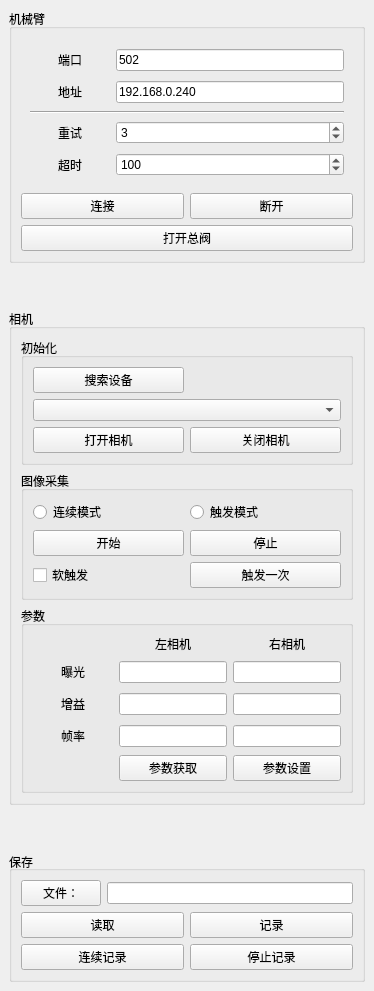
  <widget class="QDockWidget" name="dockWidget_2">
   <property name="sizePolicy">
    <sizepolicy hsizetype="Preferred" vsizetype="Preferred">
     <horstretch>0</horstretch>
     <verstretch>0</verstretch>
    </sizepolicy>
   </property>
   <property name="font">
    <font>
     <pointsize>9</pointsize>
     <weight>50</weight>
     <italic>false</italic>
     <bold>false</bold>
     <underline>false</underline>
     <strikeout>false</strikeout>
     <kerning>true</kerning>
    </font>
   </property>
   <property name="acceptDrops">
    <bool>false</bool>
   </property>
   <property name="windowIcon">
    <iconset resource="res.qrc">
     <normaloff>:/images/设置.png</normaloff>:/images/设置.png</iconset>
   </property>
   <property name="floating">
    <bool>false</bool>
   </property>
   <property name="features">
    <set>QDockWidget::DockWidgetFloatable|QDockWidget::DockWidgetMovable</set>
   </property>
   <property name="windowTitle">
    <string>设置</string>
   </property>
   <attribute name="dockWidgetArea">
    <number>1</number>
   </attribute>
   <widget class="QWidget" name="dockWidgetContents_3">
    <layout class="QGridLayout" name="gridLayout_16">
     <item row="4" column="0">
      <widget class="QGroupBox" name="groupBox_12">
       <property name="title">
        <string>保存</string>
       </property>
       <property name="alignment">
        <set>Qt::AlignLeading|Qt::AlignLeft|Qt::AlignVCenter</set>
       </property>
       <property name="flat">
        <bool>true</bool>
       </property>
       <layout class="QGridLayout" name="gridLayout_5">
        <item row="0" column="0">
         <layout class="QHBoxLayout" name="horizontalLayout_4">
          <item>
           <widget class="QPushButton" name="pushButton_saveDirectory">
            <property name="text">
             <string>文件：</string>
            </property>
            <property name="icon">
             <iconset resource="res.qrc">
              <normaloff>:/images/打开文件夹.png</normaloff>:/images/打开文件夹.png</iconset>
            </property>
            <property name="iconSize">
             <size>
              <width>18</width>
              <height>18</height>
             </size>
            </property>
           </widget>
          </item>
          <item>
           <widget class="QLineEdit" name="lineEdit_fileSaveAddress"/>
          </item>
         </layout>
        </item>
        <item row="1" column="0">
         <layout class="QHBoxLayout" name="horizontalLayout_5">
          <item>
           <widget class="QPushButton" name="pushButton_read">
            <property name="text">
             <string>读取</string>
            </property>
           </widget>
          </item>
          <item>
           <widget class="QPushButton" name="pushButton_saveOnce">
            <property name="text">
             <string>记录</string>
            </property>
           </widget>
          </item>
         </layout>
        </item>
        <item row="2" column="0">
         <layout class="QHBoxLayout" name="horizontalLayout_6">
          <item>
           <widget class="QPushButton" name="pushButton_saveCont">
            <property name="text">
             <string>连续记录</string>
            </property>
           </widget>
          </item>
          <item>
           <widget class="QPushButton" name="pushButton_stopSave">
            <property name="text">
             <string>停止记录</string>
            </property>
           </widget>
          </item>
         </layout>
        </item>
       </layout>
      </widget>
     </item>
     <item row="0" column="0">
      <widget class="QGroupBox" name="settingsBox">
       <property name="sizePolicy">
        <sizepolicy hsizetype="Preferred" vsizetype="Preferred">
         <horstretch>0</horstretch>
         <verstretch>0</verstretch>
        </sizepolicy>
       </property>
       <property name="title">
        <string>机械臂</string>
       </property>
       <property name="alignment">
        <set>Qt::AlignLeading|Qt::AlignLeft|Qt::AlignTop</set>
       </property>
       <property name="flat">
        <bool>true</bool>
       </property>
       <layout class="QGridLayout" name="gridLayout_6">
        <item row="1" column="0">
         <widget class="QPushButton" name="pushButton_connectModbus">
          <property name="text">
           <string>连接</string>
          </property>
          <property name="icon">
           <iconset resource="res.qrc">
            <normaloff>:/images/连接.png</normaloff>:/images/连接.png</iconset>
          </property>
         </widget>
        </item>
        <item row="1" column="1">
         <widget class="QPushButton" name="pushButton_disconnectModbus">
          <property name="text">
           <string>断开</string>
          </property>
          <property name="icon">
           <iconset resource="res.qrc">
            <normaloff>:/images/断开连接.png</normaloff>:/images/断开连接.png</iconset>
          </property>
         </widget>
        </item>
        <item row="0" column="0" colspan="2">
         <widget class="QWidget" name="settingsWidget" native="true">
          <layout class="QGridLayout" name="gridLayout">
           <item row="3" column="1">
            <widget class="QSpinBox" name="retriesSpin">
             <property name="enabled">
              <bool>true</bool>
             </property>
             <property name="sizePolicy">
              <sizepolicy hsizetype="Expanding" vsizetype="Fixed">
               <horstretch>0</horstretch>
               <verstretch>0</verstretch>
              </sizepolicy>
             </property>
             <property name="minimumSize">
              <size>
               <width>0</width>
               <height>0</height>
              </size>
             </property>
             <property name="mouseTracking">
              <bool>false</bool>
             </property>
             <property name="value">
              <number>3</number>
             </property>
            </widget>
           </item>
           <item row="4" column="1">
            <widget class="QSpinBox" name="timeoutSpin">
             <property name="sizePolicy">
              <sizepolicy hsizetype="Expanding" vsizetype="Fixed">
               <horstretch>0</horstretch>
               <verstretch>0</verstretch>
              </sizepolicy>
             </property>
             <property name="minimumSize">
              <size>
               <width>0</width>
               <height>0</height>
              </size>
             </property>
             <property name="minimum">
              <number>50</number>
             </property>
             <property name="maximum">
              <number>100000</number>
             </property>
             <property name="value">
              <number>100</number>
             </property>
            </widget>
           </item>
           <item row="2" column="0" colspan="2">
            <widget class="Line" name="line">
             <property name="minimumSize">
              <size>
               <width>0</width>
               <height>0</height>
              </size>
             </property>
             <property name="orientation">
              <enum>Qt::Horizontal</enum>
             </property>
            </widget>
           </item>
           <item row="1" column="1">
            <widget class="QLineEdit" name="tcpAddressEdit">
             <property name="enabled">
              <bool>true</bool>
             </property>
             <property name="sizePolicy">
              <sizepolicy hsizetype="Expanding" vsizetype="Fixed">
               <horstretch>0</horstretch>
               <verstretch>0</verstretch>
              </sizepolicy>
             </property>
             <property name="minimumSize">
              <size>
               <width>0</width>
               <height>0</height>
              </size>
             </property>
             <property name="text">
              <string>192.168.0.240</string>
             </property>
            </widget>
           </item>
           <item row="0" column="1">
            <widget class="QLineEdit" name="tcpPortEdit">
             <property name="enabled">
              <bool>true</bool>
             </property>
             <property name="sizePolicy">
              <sizepolicy hsizetype="Expanding" vsizetype="Fixed">
               <horstretch>0</horstretch>
               <verstretch>0</verstretch>
              </sizepolicy>
             </property>
             <property name="minimumSize">
              <size>
               <width>0</width>
               <height>0</height>
              </size>
             </property>
             <property name="font">
              <font>
               <pointsize>9</pointsize>
               <weight>50</weight>
               <italic>false</italic>
               <bold>false</bold>
               <underline>false</underline>
               <strikeout>false</strikeout>
               <kerning>true</kerning>
              </font>
             </property>
             <property name="tabletTracking">
              <bool>false</bool>
             </property>
             <property name="text">
              <string>502</string>
             </property>
            </widget>
           </item>
           <item row="0" column="0">
            <widget class="QPushButton" name="pushButton_tcpPort">
             <property name="enabled">
              <bool>true</bool>
             </property>
             <property name="font">
              <font>
               <pointsize>9</pointsize>
               <weight>50</weight>
               <italic>false</italic>
               <bold>false</bold>
               <underline>false</underline>
               <strikeout>false</strikeout>
               <kerning>true</kerning>
              </font>
             </property>
             <property name="text">
              <string>端口</string>
             </property>
             <property name="icon">
              <iconset resource="res.qrc">
               <normaloff>:/images/端口.png</normaloff>:/images/端口.png</iconset>
             </property>
             <property name="autoDefault">
              <bool>false</bool>
             </property>
             <property name="default">
              <bool>false</bool>
             </property>
             <property name="flat">
              <bool>true</bool>
             </property>
            </widget>
           </item>
           <item row="1" column="0">
            <widget class="QPushButton" name="pushButton_tcpAddress">
             <property name="text">
              <string>地址</string>
             </property>
             <property name="icon">
              <iconset resource="res.qrc">
               <normaloff>:/images/IP地址.png</normaloff>:/images/IP地址.png</iconset>
             </property>
             <property name="flat">
              <bool>true</bool>
             </property>
            </widget>
           </item>
           <item row="3" column="0">
            <widget class="QPushButton" name="pushButton_retries">
             <property name="text">
              <string>重试</string>
             </property>
             <property name="icon">
              <iconset resource="res.qrc">
               <normaloff>:/images/重试.png</normaloff>:/images/重试.png</iconset>
             </property>
             <property name="flat">
              <bool>true</bool>
             </property>
            </widget>
           </item>
           <item row="4" column="0">
            <widget class="QPushButton" name="pushButton_timeOut">
             <property name="text">
              <string>超时</string>
             </property>
             <property name="icon">
              <iconset resource="res.qrc">
               <normaloff>:/images/延时.png</normaloff>:/images/延时.png</iconset>
             </property>
             <property name="flat">
              <bool>true</bool>
             </property>
            </widget>
           </item>
          </layout>
         </widget>
        </item>
        <item row="2" column="0" colspan="2">
         <widget class="QPushButton" name="pushButton_masterValve">
          <property name="text">
           <string>打开总阀</string>
          </property>
         </widget>
        </item>
       </layout>
      </widget>
     </item>
     <item row="2" column="0">
      <widget class="QGroupBox" name="groupBox_13">
       <property name="title">
        <string>相机</string>
       </property>
       <property name="flat">
        <bool>true</bool>
       </property>
       <layout class="QGridLayout" name="gridLayout_8">
        <item row="4" column="0">
         <widget class="QGroupBox" name="groupBox_22">
          <property name="title">
           <string>参数</string>
          </property>
          <property name="flat">
           <bool>false</bool>
          </property>
          <layout class="QGridLayout" name="gridLayout_19">
           <item row="2" column="2">
            <widget class="QLineEdit" name="lineEdit_2">
             <property name="alignment">
              <set>Qt::AlignCenter</set>
             </property>
            </widget>
           </item>
           <item row="3" column="2">
            <widget class="QLineEdit" name="lineEdit_3">
             <property name="alignment">
              <set>Qt::AlignCenter</set>
             </property>
            </widget>
           </item>
           <item row="2" column="0">
            <widget class="QPushButton" name="pushButton_cameraGain">
             <property name="text">
              <string>增益</string>
             </property>
             <property name="icon">
              <iconset resource="res.qrc">
               <normaloff>:/images/增益均衡器.png</normaloff>:/images/增益均衡器.png</iconset>
             </property>
             <property name="flat">
              <bool>true</bool>
             </property>
            </widget>
           </item>
           <item row="4" column="2">
            <widget class="QPushButton" name="pushButton_setCameraParameter">
             <property name="text">
              <string>参数设置</string>
             </property>
            </widget>
           </item>
           <item row="2" column="1">
            <widget class="QLineEdit" name="lineEdit_cameraGain">
             <property name="alignment">
              <set>Qt::AlignCenter</set>
             </property>
            </widget>
           </item>
           <item row="1" column="1">
            <widget class="QLineEdit" name="lineEdit_cameraExposure">
             <property name="alignment">
              <set>Qt::AlignCenter</set>
             </property>
            </widget>
           </item>
           <item row="4" column="1">
            <widget class="QPushButton" name="pushButton_getCameraParameter">
             <property name="text">
              <string>参数获取</string>
             </property>
            </widget>
           </item>
           <item row="3" column="0">
            <widget class="QPushButton" name="pushButton_cameraFrameRate">
             <property name="text">
              <string>帧率</string>
             </property>
             <property name="icon">
              <iconset resource="res.qrc">
               <normaloff>:/images/FPS 960.png</normaloff>:/images/FPS 960.png</iconset>
             </property>
             <property name="flat">
              <bool>true</bool>
             </property>
            </widget>
           </item>
           <item row="1" column="2">
            <widget class="QLineEdit" name="lineEdit">
             <property name="alignment">
              <set>Qt::AlignCenter</set>
             </property>
            </widget>
           </item>
           <item row="3" column="1">
            <widget class="QLineEdit" name="lineEdit_cameraFrameRate">
             <property name="alignment">
              <set>Qt::AlignCenter</set>
             </property>
            </widget>
           </item>
           <item row="1" column="0">
            <widget class="QPushButton" name="pushButton_cameraExposure">
             <property name="text">
              <string>曝光</string>
             </property>
             <property name="icon">
              <iconset resource="res.qrc">
               <normaloff>:/images/曝光.png</normaloff>:/images/曝光.png</iconset>
             </property>
             <property name="flat">
              <bool>true</bool>
             </property>
            </widget>
           </item>
           <item row="0" column="1">
            <widget class="QLabel" name="label_leftCameraParameter">
             <property name="frameShadow">
              <enum>QFrame::Raised</enum>
             </property>
             <property name="text">
              <string>左相机</string>
             </property>
             <property name="alignment">
              <set>Qt::AlignCenter</set>
             </property>
            </widget>
           </item>
           <item row="0" column="2">
            <widget class="QLabel" name="label_rightCameraParameter">
             <property name="text">
              <string>右相机</string>
             </property>
             <property name="alignment">
              <set>Qt::AlignCenter</set>
             </property>
            </widget>
           </item>
          </layout>
         </widget>
        </item>
        <item row="3" column="0">
         <widget class="QGroupBox" name="groupBox_20">
          <property name="title">
           <string>图像采集</string>
          </property>
          <property name="flat">
           <bool>false</bool>
          </property>
          <layout class="QGridLayout" name="gridLayout_14">
           <item row="1" column="1">
            <widget class="QPushButton" name="pushButton_cameraStopGrabbing">
             <property name="text">
              <string>停止</string>
             </property>
             <property name="icon">
              <iconset resource="res.qrc">
               <normaloff>:/images/暂停.png</normaloff>:/images/暂停.png</iconset>
             </property>
            </widget>
           </item>
           <item row="0" column="0">
            <widget class="QRadioButton" name="radioButton_cameraContinusMode">
             <property name="text">
              <string>连续模式</string>
             </property>
            </widget>
           </item>
           <item row="0" column="1">
            <widget class="QRadioButton" name="radioButton_cameraTriggerMode">
             <property name="text">
              <string>触发模式</string>
             </property>
            </widget>
           </item>
           <item row="1" column="0">
            <widget class="QPushButton" name="pushButton_cameraStartGrabbing">
             <property name="text">
              <string>开始</string>
             </property>
             <property name="icon">
              <iconset resource="res.qrc">
               <normaloff>:/images/开始.png</normaloff>:/images/开始.png</iconset>
             </property>
            </widget>
           </item>
           <item row="2" column="0">
            <widget class="QCheckBox" name="checkBox_cameraSoftwareTriggle">
             <property name="styleSheet">
              <string notr="true"/>
             </property>
             <property name="text">
              <string>软触发</string>
             </property>
            </widget>
           </item>
           <item row="2" column="1">
            <widget class="QPushButton" name="pushButton_cameraSoftwareOnceTriggle">
             <property name="text">
              <string>触发一次</string>
             </property>
             <property name="icon">
              <iconset resource="res.qrc">
               <normaloff>:/images/trigger.png</normaloff>:/images/trigger.png</iconset>
             </property>
            </widget>
           </item>
          </layout>
         </widget>
        </item>
        <item row="2" column="0">
         <widget class="QGroupBox" name="groupBox_21">
          <property name="title">
           <string>初始化</string>
          </property>
          <property name="flat">
           <bool>false</bool>
          </property>
          <layout class="QGridLayout" name="gridLayout_18">
           <item row="2" column="0">
            <widget class="QPushButton" name="pushButton_openCamera">
             <property name="text">
              <string>打开相机</string>
             </property>
            </widget>
           </item>
           <item row="2" column="1">
            <widget class="QPushButton" name="pushButton_closeCamera">
             <property name="text">
              <string>关闭相机</string>
             </property>
            </widget>
           </item>
           <item row="1" column="0" colspan="2">
            <widget class="QComboBox" name="comboBox_cameraDevice"/>
           </item>
           <item row="0" column="0">
            <widget class="QPushButton" name="pushButton_searchCamera">
             <property name="text">
              <string>搜索设备</string>
             </property>
             <property name="icon">
              <iconset resource="res.qrc">
               <normaloff>:/images/搜索设备.png</normaloff>:/images/搜索设备.png</iconset>
             </property>
            </widget>
           </item>
          </layout>
         </widget>
        </item>
       </layout>
      </widget>
     </item>
     <item row="3" column="0">
      <spacer name="verticalSpacer_2">
       <property name="orientation">
        <enum>Qt::Vertical</enum>
       </property>
       <property name="sizeHint" stdset="0">
        <size>
         <width>20</width>
         <height>40</height>
        </size>
       </property>
      </spacer>
     </item>
     <item row="1" column="0">
      <spacer name="verticalSpacer">
       <property name="orientation">
        <enum>Qt::Vertical</enum>
       </property>
       <property name="sizeHint" stdset="0">
        <size>
         <width>20</width>
         <height>40</height>
        </size>
       </property>
      </spacer>
     </item>
    </layout>
   </widget>
  </widget>
